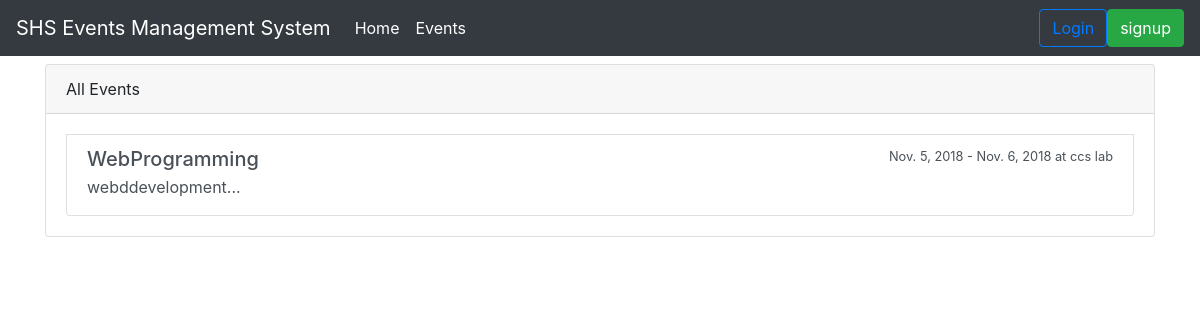
The app's page /events/, older data.
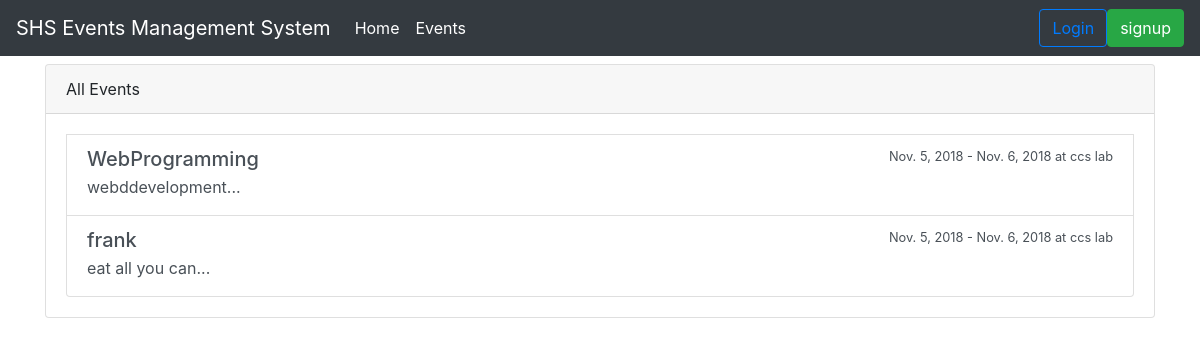
The same page, newer data.
### events/models.py (models this page shows, shortened)
class Event(models.Model):
    name = models.CharField("Name of Event",
        max_length = 100, default = "")
    description = models.TextField("Descripton",
        max_length = 2000, blank = True)
    max_slots = models.IntegerField("Max Slots",
        blank = True, null = True)
    date_from = models.DateField("Start Date")
    date_to = models.DateField("End Date")
    time_from = models.TimeField("Start Time")
    time_to = models.TimeField("End Time")
    venue = models.CharField("Venue", max_length = 100)
    date_created = models.DateTimeField("Date Created",
        auto_now_add = True)
    creator = models.ForeignKey(
        to="users.Participant",
        on_delete = models.CASCADE)

### events/views.py (the view)
# urls.py: path("events/", EventListView.as_view(), name = "event_list"),
class EventListView(ListView):
    model = Event
    template_name = "event_list.html"
    context_object_name = "event_list"

### templates/event_list.html (shortened to what this page needs)
{% extends "base.html" %}
{% block content %}
<div class="card mt-2">
        <div class="card-header">
          All Events
        </div>
        <div class="card-body">
                {% for event in event_list %}
                        <a href="{% url 'event_detail' event.pk %}" class="list-group-item list-group-item-action flex-column align-items-start">
                          <div class="d-flex w-100 justify-content-between">
                            <h5 class="mb-1">{{ event.name }}</h5>
                            <small>{{ event.date_from }} - {{ event.date_to }} at {{ event.venue }}</small>
                          </div>
                          <p class="mb-1"> {{ event.description | slice:":500" }}...</p>
                        </a>
                {% endfor %}
            </div>
         </div>
      </div>
{% endblock %}

Row changes from the older to the newer data that the page shows:
added Event: name "frank", date_from "Nov. 5, 2018", date_to "Nov. 6, 2018", venue "ccs lab", description "eat all you can"
